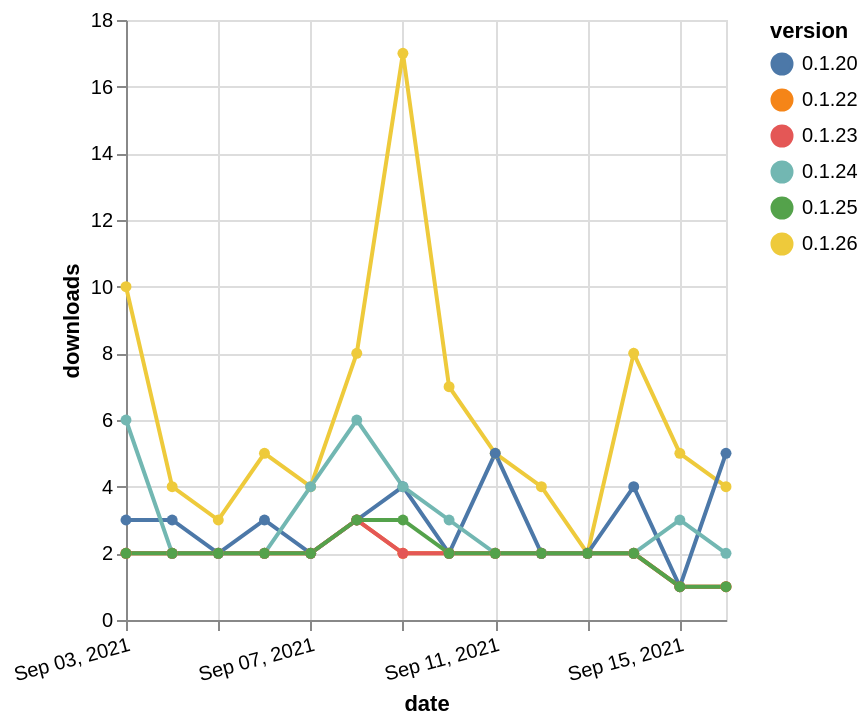

Write the Vega-Lite specification saved for this chart.
### Vega-Lite specification from a JSON file in a GitHub repository (floating-point values rounded to 4 significant figures)
{"$schema": "https://vega.github.io/schema/vega-lite/v5.json", "description": "A simple bar chart with embedded data.", "data": {"values": [{"date": "2021-09-03", "total": 4822, "delta": 2, "version": "0.1.22"}, {"date": "2021-09-04", "total": 4824, "delta": 2, "version": "0.1.22"}, {"date": "2021-09-05", "total": 4826, "delta": 2, "version": "0.1.22"}, {"date": "2021-09-06", "total": 4828, "delta": 2, "version": "0.1.22"}, {"date": "2021-09-07", "total": 4830, "delta": 2, "version": "0.1.22"}, {"date": "2021-09-08", "total": 4833, "delta": 3, "version": "0.1.22"}, {"date": "2021-09-09", "total": 4835, "delta": 2, "version": "0.1.22"}, {"date": "2021-09-10", "total": 4837, "delta": 2, "version": "0.1.22"}, {"date": "2021-09-11", "total": 4839, "delta": 2, "version": "0.1.22"}, {"date": "2021-09-12", "total": 4841, "delta": 2, "version": "0.1.22"}, {"date": "2021-09-13", "total": 4843, "delta": 2, "version": "0.1.22"}, {"date": "2021-09-14", "total": 4845, "delta": 2, "version": "0.1.22"}, {"date": "2021-09-15", "total": 4846, "delta": 1, "version": "0.1.22"}, {"date": "2021-09-16", "total": 4847, "delta": 1, "version": "0.1.22"}, {"date": "2021-09-03", "total": 4039, "delta": 10, "version": "0.1.26"}, {"date": "2021-09-04", "total": 4043, "delta": 4, "version": "0.1.26"}, {"date": "2021-09-05", "total": 4046, "delta": 3, "version": "0.1.26"}, {"date": "2021-09-06", "total": 4051, "delta": 5, "version": "0.1.26"}, {"date": "2021-09-07", "total": 4055, "delta": 4, "version": "0.1.26"}, {"date": "2021-09-08", "total": 4063, "delta": 8, "version": "0.1.26"}, {"date": "2021-09-09", "total": 4080, "delta": 17, "version": "0.1.26"}, {"date": "2021-09-10", "total": 4087, "delta": 7, "version": "0.1.26"}, {"date": "2021-09-11", "total": 4092, "delta": 5, "version": "0.1.26"}, {"date": "2021-09-12", "total": 4096, "delta": 4, "version": "0.1.26"}, {"date": "2021-09-13", "total": 4098, "delta": 2, "version": "0.1.26"}, {"date": "2021-09-14", "total": 4106, "delta": 8, "version": "0.1.26"}, {"date": "2021-09-15", "total": 4111, "delta": 5, "version": "0.1.26"}, {"date": "2021-09-16", "total": 4115, "delta": 4, "version": "0.1.26"}, {"date": "2021-09-03", "total": 1900, "delta": 3, "version": "0.1.20"}, {"date": "2021-09-04", "total": 1903, "delta": 3, "version": "0.1.20"}, {"date": "2021-09-05", "total": 1905, "delta": 2, "version": "0.1.20"}, {"date": "2021-09-06", "total": 1908, "delta": 3, "version": "0.1.20"}, {"date": "2021-09-07", "total": 1910, "delta": 2, "version": "0.1.20"}, {"date": "2021-09-08", "total": 1913, "delta": 3, "version": "0.1.20"}, {"date": "2021-09-09", "total": 1917, "delta": 4, "version": "0.1.20"}, {"date": "2021-09-10", "total": 1919, "delta": 2, "version": "0.1.20"}, {"date": "2021-09-11", "total": 1924, "delta": 5, "version": "0.1.20"}, {"date": "2021-09-12", "total": 1926, "delta": 2, "version": "0.1.20"}, {"date": "2021-09-13", "total": 1928, "delta": 2, "version": "0.1.20"}, {"date": "2021-09-14", "total": 1932, "delta": 4, "version": "0.1.20"}, {"date": "2021-09-15", "total": 1933, "delta": 1, "version": "0.1.20"}, {"date": "2021-09-16", "total": 1938, "delta": 5, "version": "0.1.20"}, {"date": "2021-09-03", "total": 25829, "delta": 6, "version": "0.1.24"}, {"date": "2021-09-04", "total": 25831, "delta": 2, "version": "0.1.24"}, {"date": "2021-09-05", "total": 25833, "delta": 2, "version": "0.1.24"}, {"date": "2021-09-06", "total": 25835, "delta": 2, "version": "0.1.24"}, {"date": "2021-09-07", "total": 25839, "delta": 4, "version": "0.1.24"}, {"date": "2021-09-08", "total": 25845, "delta": 6, "version": "0.1.24"}, {"date": "2021-09-09", "total": 25849, "delta": 4, "version": "0.1.24"}, {"date": "2021-09-10", "total": 25852, "delta": 3, "version": "0.1.24"}, {"date": "2021-09-11", "total": 25854, "delta": 2, "version": "0.1.24"}, {"date": "2021-09-12", "total": 25856, "delta": 2, "version": "0.1.24"}, {"date": "2021-09-13", "total": 25858, "delta": 2, "version": "0.1.24"}, {"date": "2021-09-14", "total": 25860, "delta": 2, "version": "0.1.24"}, {"date": "2021-09-15", "total": 25863, "delta": 3, "version": "0.1.24"}, {"date": "2021-09-16", "total": 25865, "delta": 2, "version": "0.1.24"}, {"date": "2021-09-03", "total": 2830, "delta": 2, "version": "0.1.23"}, {"date": "2021-09-04", "total": 2832, "delta": 2, "version": "0.1.23"}, {"date": "2021-09-05", "total": 2834, "delta": 2, "version": "0.1.23"}, {"date": "2021-09-06", "total": 2836, "delta": 2, "version": "0.1.23"}, {"date": "2021-09-07", "total": 2838, "delta": 2, "version": "0.1.23"}, {"date": "2021-09-08", "total": 2841, "delta": 3, "version": "0.1.23"}, {"date": "2021-09-09", "total": 2843, "delta": 2, "version": "0.1.23"}, {"date": "2021-09-10", "total": 2845, "delta": 2, "version": "0.1.23"}, {"date": "2021-09-11", "total": 2847, "delta": 2, "version": "0.1.23"}, {"date": "2021-09-12", "total": 2849, "delta": 2, "version": "0.1.23"}, {"date": "2021-09-13", "total": 2851, "delta": 2, "version": "0.1.23"}, {"date": "2021-09-14", "total": 2853, "delta": 2, "version": "0.1.23"}, {"date": "2021-09-15", "total": 2854, "delta": 1, "version": "0.1.23"}, {"date": "2021-09-16", "total": 2855, "delta": 1, "version": "0.1.23"}, {"date": "2021-09-03", "total": 1439, "delta": 2, "version": "0.1.25"}, {"date": "2021-09-04", "total": 1441, "delta": 2, "version": "0.1.25"}, {"date": "2021-09-05", "total": 1443, "delta": 2, "version": "0.1.25"}, {"date": "2021-09-06", "total": 1445, "delta": 2, "version": "0.1.25"}, {"date": "2021-09-07", "total": 1447, "delta": 2, "version": "0.1.25"}, {"date": "2021-09-08", "total": 1450, "delta": 3, "version": "0.1.25"}, {"date": "2021-09-09", "total": 1453, "delta": 3, "version": "0.1.25"}, {"date": "2021-09-10", "total": 1455, "delta": 2, "version": "0.1.25"}, {"date": "2021-09-11", "total": 1457, "delta": 2, "version": "0.1.25"}, {"date": "2021-09-12", "total": 1459, "delta": 2, "version": "0.1.25"}, {"date": "2021-09-13", "total": 1461, "delta": 2, "version": "0.1.25"}, {"date": "2021-09-14", "total": 1463, "delta": 2, "version": "0.1.25"}, {"date": "2021-09-15", "total": 1464, "delta": 1, "version": "0.1.25"}, {"date": "2021-09-16", "total": 1465, "delta": 1, "version": "0.1.25"}]}, "width": "container", "mark": {"type": "line", "point": {"filled": true}}, "encoding": {"x": {"field": "date", "type": "temporal", "timeUnit": "yearmonthdate", "title": "date", "axis": {"labelAngle": -15}}, "y": {"field": "delta", "type": "quantitative", "title": "downloads"}, "color": {"field": "version", "type": "nominal"}, "tooltip": {"field": "delta"}}}
